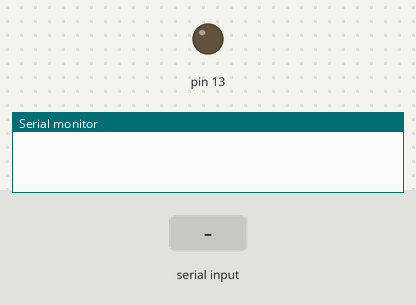
Bench run of a sketch on a simulated Arduino Uno, built with avr-gcc and run on an emulated ATmega328P. On the bench: output pins drawn as LEDs (lit = HIGH), the last lines printed to the serial monitor. The inputs (shaded band) are chosen by the test bench.

Above: at 1.2 s.
1.3 s: "A\n" received over the second serial link
At 1.9 s:
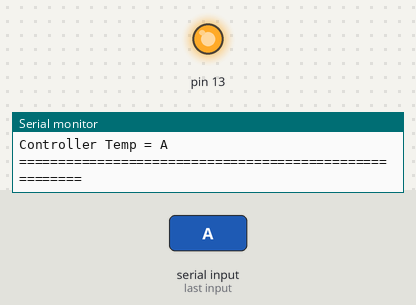
2.9 s: "B\n" received over the second serial link
4.4 s: "C\n" received over the second serial link
Timing chart, 0 to 7.4 s (numbered marks = the images above; inputs shaded):
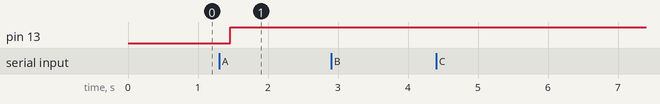

Measured:
- after the input at 1.3 s, pin 13: LOW → HIGH after 0.16 s

The sketch:

UART_Receive.ino
```cpp
#include<SoftwareSerial.h>
SoftwareSerial Arduino_Data(13, 15);   //Rx(13),Tx(15) of Node MCU


//Below is Global Variable data
char c;
String dataIn;
int8_t indexOfA, indexOfB, indexOfC, indexOfD,
       indexOfE, indexOfF, indexOfG, indexOfH,
       indexOfI, indexOfJ, indexOfK, indexOfL, indexOfM;

String data1, data2, data3, data4,
       data5, data6, data7, data8,
       data9, data10, data11, data12, data13;
float A;
void setup()
{
  Serial.begin(9600);               //For Arduino to PC
  Arduino_Data.begin(9600);         //For Serial Communication
  pinMode(LED_BUILTIN, OUTPUT);     // Initialize the LED_BUILTIN pin as an output
}

void loop()
{
  while (Arduino_Data.available() > 0)
  {
    c = Arduino_Data.read();
    if (c == '\n')
    {
      break;
    }
    else
    {
      dataIn += c;
    }
  }
  if (c == '\n')
  {
    Parse_the_Data();

    //Show all data to Serial Monitor
    Serial.println("Hours = " + data1);
    Serial.println("Minutes = " + data2);
    Serial.println("Seconds = " + data3);
    Serial.println("V1  = " + data4);
    Serial.println("V2 = " + data5);
    Serial.println("V3 = " + data6);
    Serial.println("V4 = " + data7);
    Serial.println("Total Volt = " + data8);
    Serial.println("RPM = " + data9);
    Serial.println("Current = " + data10);
    Serial.println("Motor Temp = " + data11);
    Serial.println("Battery Temp = " + data12);
    Serial.println("Controller Temp = " + data13);
    Serial.println("=======================================================");

    //Control the LED_BUILTIN by the one Received variable.
    if (A > 10) {
      digitalWrite(LED_BUILTIN, LOW);
    }
    else {
      digitalWrite(LED_BUILTIN, HIGH);
    }

    //Reset the variable
    c = 0;
    dataIn = "";
  }
}

///////////////////////////////////////////////////////////////////////////////////////////

void Parse_the_Data()
{
  indexOfA = dataIn.indexOf("A");
  indexOfB = dataIn.indexOf("B");
  indexOfC = dataIn.indexOf("C");
  indexOfD = dataIn.indexOf("D");
  indexOfE = dataIn.indexOf("E");
  indexOfF = dataIn.indexOf("F");
  indexOfG = dataIn.indexOf("G");
  indexOfH = dataIn.indexOf("H");
  indexOfI = dataIn.indexOf("I");
  indexOfJ = dataIn.indexOf("J");
  indexOfK = dataIn.indexOf("K");
  indexOfL = dataIn.indexOf("L");
  indexOfM = dataIn.indexOf("M");


  data1  = dataIn.substring(0, indexOfA);
  data2  = dataIn.substring(indexOfA + 1, indexOfB);
  data3  = dataIn.substring(indexOfB + 1, indexOfC);
  data4  = dataIn.substring(indexOfC + 1, indexOfD);
  data5  = dataIn.substring(indexOfD + 1, indexOfE);
  data6  = dataIn.substring(indexOfE + 1, indexOfF);
  data7  = dataIn.substring(indexOfF + 1, indexOfG);
  data8  = dataIn.substring(indexOfG + 1, indexOfH);
  data9  = dataIn.substring(indexOfH + 1, indexOfI);
  data10 = dataIn.substring(indexOfI + 1, indexOfJ);
  data11 = dataIn.substring(indexOfJ + 1, indexOfK);
  data12 = dataIn.substring(indexOfK + 1, indexOfL);
  data13 = dataIn.substring(indexOfL + 1, indexOfM);

  //Convert the sting to float
  A = data3.toFloat();     //Data3 the float A variable.
}
```
